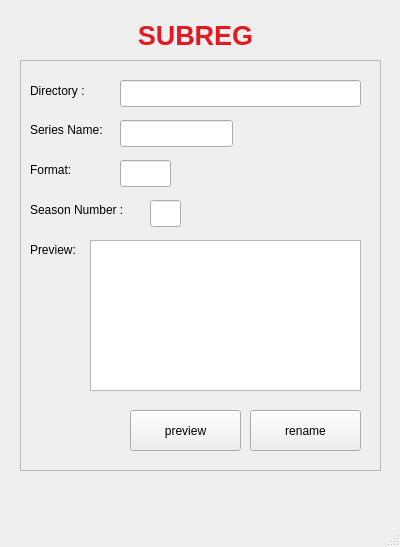
<?xml version="1.0" encoding="UTF-8"?>
<ui version="4.0">
 <class>MainWindow</class>
 <widget class="QMainWindow" name="MainWindow">
  <property name="geometry">
   <rect>
    <x>0</x>
    <y>0</y>
    <width>400</width>
    <height>547</height>
   </rect>
  </property>
  <property name="windowTitle">
   <string>SUBREG</string>
  </property>
  <widget class="QWidget" name="centralwidget">
   <widget class="QFrame" name="frame">
    <property name="geometry">
     <rect>
      <x>20</x>
      <y>60</y>
      <width>361</width>
      <height>411</height>
     </rect>
    </property>
    <property name="frameShape">
     <enum>QFrame::StyledPanel</enum>
    </property>
    <property name="frameShadow">
     <enum>QFrame::Raised</enum>
    </property>
    <widget class="QPushButton" name="renameButton">
     <property name="geometry">
      <rect>
       <x>230</x>
       <y>350</y>
       <width>111</width>
       <height>41</height>
      </rect>
     </property>
     <property name="text">
      <string>rename</string>
     </property>
    </widget>
    <widget class="QLabel" name="pathtext">
     <property name="geometry">
      <rect>
       <x>10</x>
       <y>20</y>
       <width>71</width>
       <height>21</height>
      </rect>
     </property>
     <property name="text">
      <string>Directory :</string>
     </property>
    </widget>
    <widget class="QLabel" name="nametext">
     <property name="geometry">
      <rect>
       <x>10</x>
       <y>60</y>
       <width>91</width>
       <height>20</height>
      </rect>
     </property>
     <property name="text">
      <string>Series Name:</string>
     </property>
    </widget>
    <widget class="QLabel" name="formattext">
     <property name="geometry">
      <rect>
       <x>10</x>
       <y>100</y>
       <width>61</width>
       <height>20</height>
      </rect>
     </property>
     <property name="text">
      <string>Format:</string>
     </property>
    </widget>
    <widget class="QLabel" name="numbertext">
     <property name="geometry">
      <rect>
       <x>10</x>
       <y>140</y>
       <width>121</width>
       <height>19</height>
      </rect>
     </property>
     <property name="text">
      <string>Season Number :</string>
     </property>
    </widget>
    <widget class="QLabel" name="previewtext">
     <property name="geometry">
      <rect>
       <x>10</x>
       <y>180</y>
       <width>67</width>
       <height>19</height>
      </rect>
     </property>
     <property name="text">
      <string>Preview:</string>
     </property>
    </widget>
    <widget class="QLineEdit" name="pathbox">
     <property name="geometry">
      <rect>
       <x>100</x>
       <y>20</y>
       <width>241</width>
       <height>27</height>
      </rect>
     </property>
    </widget>
    <widget class="QLineEdit" name="namebox">
     <property name="geometry">
      <rect>
       <x>100</x>
       <y>60</y>
       <width>113</width>
       <height>27</height>
      </rect>
     </property>
    </widget>
    <widget class="QLineEdit" name="formatbox">
     <property name="geometry">
      <rect>
       <x>100</x>
       <y>100</y>
       <width>51</width>
       <height>27</height>
      </rect>
     </property>
    </widget>
    <widget class="QLineEdit" name="numberbox">
     <property name="geometry">
      <rect>
       <x>130</x>
       <y>140</y>
       <width>31</width>
       <height>27</height>
      </rect>
     </property>
    </widget>
    <widget class="QTextBrowser" name="textBrowser">
     <property name="geometry">
      <rect>
       <x>70</x>
       <y>180</y>
       <width>271</width>
       <height>151</height>
      </rect>
     </property>
    </widget>
    <widget class="QPushButton" name="pereviewbutton">
     <property name="geometry">
      <rect>
       <x>110</x>
       <y>350</y>
       <width>111</width>
       <height>41</height>
      </rect>
     </property>
     <property name="text">
      <string>preview</string>
     </property>
    </widget>
   </widget>
   <widget class="QLabel" name="subreg_title">
    <property name="geometry">
     <rect>
      <x>130</x>
      <y>20</y>
      <width>131</width>
      <height>31</height>
     </rect>
    </property>
    <property name="palette">
     <palette>
      <active>
       <colorrole role="Text">
        <brush brushstyle="SolidPattern">
         <color alpha="255">
          <red>36</red>
          <green>31</green>
          <blue>49</blue>
         </color>
        </brush>
       </colorrole>
       <colorrole role="PlaceholderText">
        <brush brushstyle="SolidPattern">
         <color alpha="128">
          <red>36</red>
          <green>31</green>
          <blue>49</blue>
         </color>
        </brush>
       </colorrole>
      </active>
      <inactive>
       <colorrole role="Text">
        <brush brushstyle="SolidPattern">
         <color alpha="255">
          <red>36</red>
          <green>31</green>
          <blue>49</blue>
         </color>
        </brush>
       </colorrole>
       <colorrole role="PlaceholderText">
        <brush brushstyle="SolidPattern">
         <color alpha="128">
          <red>36</red>
          <green>31</green>
          <blue>49</blue>
         </color>
        </brush>
       </colorrole>
      </inactive>
      <disabled>
       <colorrole role="Text">
        <brush brushstyle="SolidPattern">
         <color alpha="255">
          <red>190</red>
          <green>190</green>
          <blue>190</blue>
         </color>
        </brush>
       </colorrole>
       <colorrole role="PlaceholderText">
        <brush brushstyle="SolidPattern">
         <color alpha="128">
          <red>0</red>
          <green>0</green>
          <blue>0</blue>
         </color>
        </brush>
       </colorrole>
      </disabled>
     </palette>
    </property>
    <property name="font">
     <font>
      <pointsize>20</pointsize>
      <weight>75</weight>
      <bold>true</bold>
     </font>
    </property>
    <property name="text">
     <string>&lt;html&gt;&lt;head/&gt;&lt;body&gt;&lt;p&gt;&lt;span style=&quot; color:#e01b24;&quot;&gt;SUBREG&lt;/span&gt;&lt;/p&gt;&lt;/body&gt;&lt;/html&gt;</string>
    </property>
    <property name="textFormat">
     <enum>Qt::AutoText</enum>
    </property>
    <property name="scaledContents">
     <bool>false</bool>
    </property>
    <property name="alignment">
     <set>Qt::AlignCenter</set>
    </property>
   </widget>
  </widget>
  <widget class="QMenuBar" name="menubar">
   <property name="geometry">
    <rect>
     <x>0</x>
     <y>0</y>
     <width>400</width>
     <height>24</height>
    </rect>
   </property>
  </widget>
  <widget class="QStatusBar" name="statusbar"/>
 </widget>
 <resources/>
 <connections/>
</ui>
